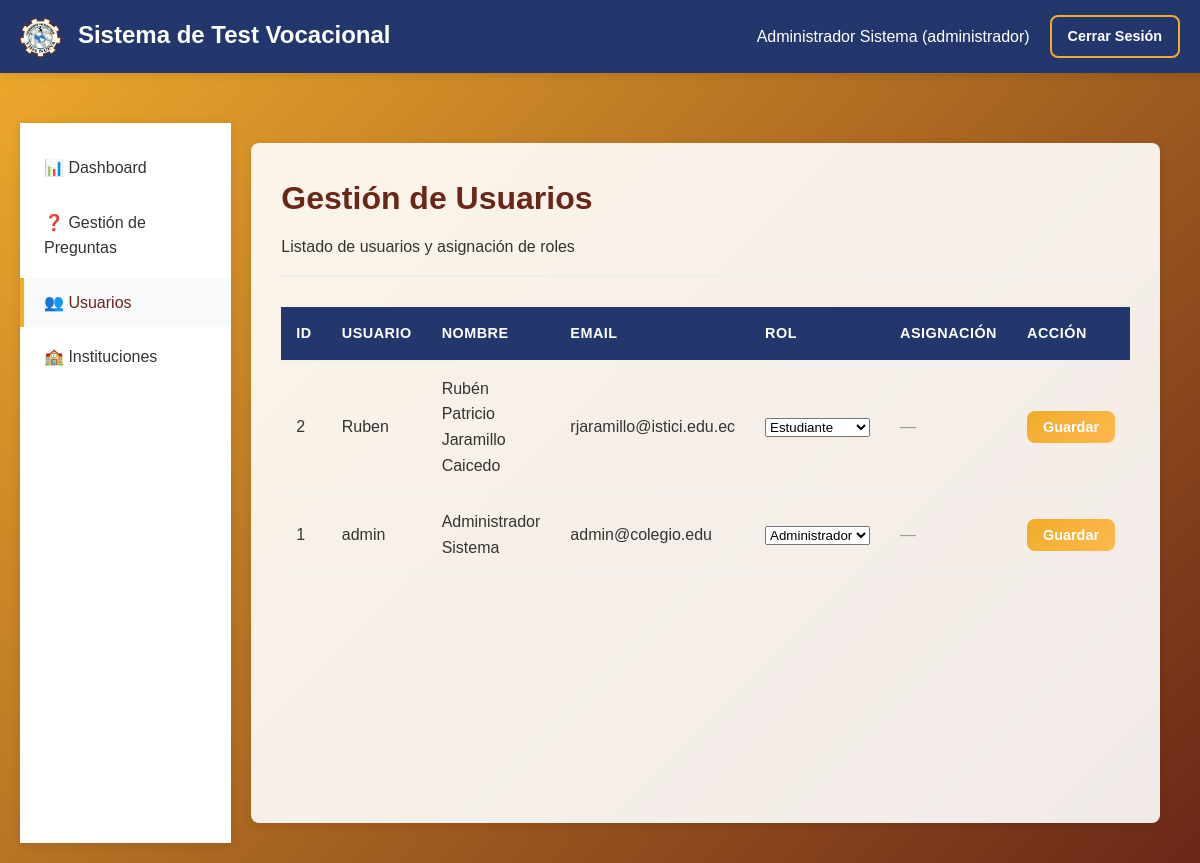
The page /admin/users (signed in) on the database its author committed.
### tables this page shows
CREATE TABLE IF NOT EXISTS `usuarios` (
  `id` int NOT NULL AUTO_INCREMENT,
  `username` varchar(50) NOT NULL,
  `password` varchar(255) NOT NULL,
  `email` varchar(100) NOT NULL,
  `nombre` varchar(100) NOT NULL,
  `apellido` varchar(100) NOT NULL,
  `curso` varchar(50) DEFAULT NULL,
  `paralelo` varchar(10) DEFAULT NULL,
  `bachillerato` varchar(100) DEFAULT NULL,
  `telefono` varchar(20) DEFAULT NULL,
  `institucion_id` int DEFAULT NULL,
  `zona_id` varchar(50) DEFAULT NULL COMMENT 'Zona asignada para usuarios con rol zonal',
  `rol` enum('administrador','zonal','dece','estudiante') NOT NULL DEFAULT 'estudiante',
  `created_at` timestamp NULL DEFAULT CURRENT_TIMESTAMP,
  `updated_at` timestamp NULL DEFAULT CURRENT_TIMESTAMP ON UPDATE CURRENT_TIMESTAMP,
  PRIMARY KEY (`id`),
  UNIQUE KEY `username` (`username`),
  KEY `idx_usuarios_rol` (`rol`),
  KEY `idx_usuarios_curso` (`curso`),
  KEY `idx_usuarios_paralelo` (`paralelo`),
  KEY `idx_usuarios_zona` (`zona_id`),
  KEY `idx_usuarios_username` (`username`),
  KEY `fk_usuarios_institucion` (`institucion_id`),
  CONSTRAINT `fk_usuarios_institucion` FOREIGN KEY (`institucion_id`) REFERENCES `instituciones_educativas` (`id`) ON DELETE SET NULL
);

### controllers/AdminController.php (called while the page is built, shortened)
<?php
class AdminController
{
    private $userModel;
    public function __construct()
    {
        $this->userModel = new User();
    }
    public function users()
    {
        $users = $this->userModel->findAll([], 'apellido, nombre');
        require_once 'views/admin_users.php';
    }
}
?>

### config/database.php (called while the page is built)
<?php
class Database {
    private static $instance = null;
    private $connection;
    private function __construct() {
        try {
            $this->connection = new PDO(
                "mysql:host=" . DB_HOST . ";dbname=" . DB_NAME . ";charset=utf8mb4",
                DB_USER,
                DB_PASS,
                [
                    PDO::ATTR_ERRMODE => PDO::ERRMODE_EXCEPTION,
                    PDO::ATTR_DEFAULT_FETCH_MODE => PDO::FETCH_ASSOC,
                    PDO::ATTR_EMULATE_PREPARES => false,
                ]
            );
        } catch (PDOException $e) {
            die("Connection failed: " . $e->getMessage());
        }
    }
    public static function getInstance() {
        if (self::$instance === null) {
            self::$instance = new self();
        }
        return self::$instance;
    }
    public function getConnection() {
        return $this->connection;
    }
}
?>

### models/BaseModel.php (called while the page is built, shortened)
<?php
abstract class BaseModel {
    protected $db;
    protected $table;
    public function __construct() {
        $this->db = Database::getInstance()->getConnection();
    }
    public function findAll($conditions = [], $orderBy = '') {
        $sql = "SELECT * FROM {$this->table}";
        $params = [];
        if ($orderBy) {
            $sql .= " ORDER BY $orderBy";
        }
        $stmt = $this->db->prepare($sql);
        $stmt->execute($params);
        return $stmt->fetchAll();
    }
}
?>

### views/admin_users.php (the view, shortened to what this page needs)
<?php require 'views/layout/header.php'; ?>
<div class="admin-container">
    <aside class="admin-sidebar">
        <ul class="sidebar-menu">
            <li><a href="/test-vocacional/admin">📊 Dashboard</a></li>
            <li><a href="/test-vocacional/admin/questions">❓ Gestión de Preguntas</a></li>
            <li><a href="/test-vocacional/admin/users" class="active">👥 Usuarios</a></li>
            <li><a href="/test-vocacional/admin/institutions">🏫 Instituciones</a></li>
        </ul>
    </aside>
    <main class="admin-main">
        <div class="admin-header">
            <h1>Gestión de Usuarios</h1>
            <p>Listado de usuarios y asignación de roles</p>
        </div>
        <div class="table-container">
            <table class="admin-table">
                <thead>
                    <tr>
                        <th>ID</th>
                        <th>Usuario</th>
                        <th>Nombre</th>
                        <th>Email</th>
                        <th>Rol</th>
                        <th>Asignación</th>
                        <th>Acción</th>
                    </tr>
                </thead>
                <tbody>
                    <?php foreach ($users as $u): ?>
                        <tr>
                            <td><?= $u['id'] ?></td>
                            <td><?= htmlspecialchars($u['username']) ?></td>
                            <td><?= htmlspecialchars($u['nombre'] . ' ' . $u['apellido']) ?></td>
                            <td><?= htmlspecialchars($u['email']) ?></td>
                            <td>
                                <form method="POST" action="/test-vocacional/admin/users" style="display:inline" class="user-form">
                                    <select name="role" class="role-select" data-user-id="<?= $u['id'] ?>">
                                        <option value="estudiante" <?= $u['rol'] === 'estudiante' ? 'selected' : '' ?>>Estudiante</option>
                                        <option value="administrador" <?= $u['rol'] === 'administrador' ? 'selected' : '' ?>>Administrador</option>
                                    </select>
                            </td>
                            <td>
                                    <?php if ($u['rol'] === 'estudiante' || $u['rol'] === 'administrador'): ?>
                                        <span style="color: #999;">—</span>
                                    <?php endif; ?>
                            </td>
                            <td>
                                    <button type="submit" class="btn btn-sm btn-primary">Guardar</button>
                            </td>
                        </tr>
                    <?php endforeach; ?>
                </tbody>
            </table>
        </div>
    </main>
</div>
<?php require 'views/layout/footer.php'; ?>
</body>
</html>

### assets/css/styles.css (style rules this page uses)
:root { --primary-color: #F0AC2C; --primary-gradient: linear-gradient(135deg, #F0AC2C 0%, #FFB84D 100%); --secondary-color: #6A2718; --tertiary-color: #23376D; --success-color: #28a745; --warning-color: #ffc107; --danger-color: #dc3545; --dark-color: #333; --light-color: #f8f9fa; --border-radius: 8px; --box-shadow: 0 2px 10px rgba(0, 0, 0, 0.1); --transition: all 0.3s ease; }
* { margin: 0; padding: 0; box-sizing: border-box; }
body { font-family: 'Arial', sans-serif; font-size: 16px; line-height: 1.6; color: var(--dark-color); background: linear-gradient(135deg, #F0AC2C 0%, #6A2718 100%); background-attachment: fixed; min-height: 100vh; }
.btn { display: inline-block; padding: 12px 24px; border: none; border-radius: var(--border-radius); font-size: 1rem; font-weight: 600; text-align: center; text-decoration: none; cursor: pointer; transition: var(--transition); }
.btn-primary { background: var(--primary-gradient); color: white; }
.btn-sm { padding: 8px 16px; font-size: 0.9rem; }
.admin-container { display: flex; min-height: calc(100vh - 80px); }
.admin-sidebar { width: 250px; background: white; box-shadow: var(--box-shadow); padding: 20px 0; display: flex; flex-direction: column; }
.sidebar-menu { list-style: none; padding: 0; margin: 0; }
.sidebar-menu li { margin-bottom: 5px; }
.sidebar-menu a { display: block; padding: 12px 20px; color: var(--dark-color); text-decoration: none; transition: var(--transition); border-left: 4px solid transparent; font-weight: 500; }
.sidebar-menu a:hover, .sidebar-menu a.active { background: #f8f9fa; color: var(--secondary-color); border-left-color: var(--primary-color); }
.admin-main { flex: 1; padding: 30px; background: rgba(255, 255, 255, 0.9); margin: 20px; border-radius: var(--border-radius); box-shadow: var(--box-shadow); }
.admin-header { margin-bottom: 30px; border-bottom: 2px solid #eee; padding-bottom: 15px; }
.admin-header h1 { color: var(--secondary-color); margin-bottom: 10px; }
.admin-table { width: 100%; border-collapse: collapse; }
.admin-table th, .admin-table td { padding: 15px; text-align: left; border-bottom: 1px solid #eee; }
.admin-table th { background: var(--tertiary-color); font-weight: 600; color: white; text-transform: uppercase; font-size: 0.9rem; letter-spacing: 0.5px; }
.admin-table td { color: var(--dark-color); }

### rows shown on the page
usuarios: id "2", username "Ruben", nombre+apellido "Rubén Patricio Jaramillo Caicedo", email "rjaramillo@istici.edu.ec", role "Estudiante"
usuarios: id "1", username "admin", nombre+apellido "Administrador Sistema", email "admin@colegio.edu", role "Administrador"

### other values the page prints
APP_NAME "Sistema de Test Vocacional"
$_SESSION['user_name'] "Administrador Sistema"
$_SESSION['user_role'] "administrador"
